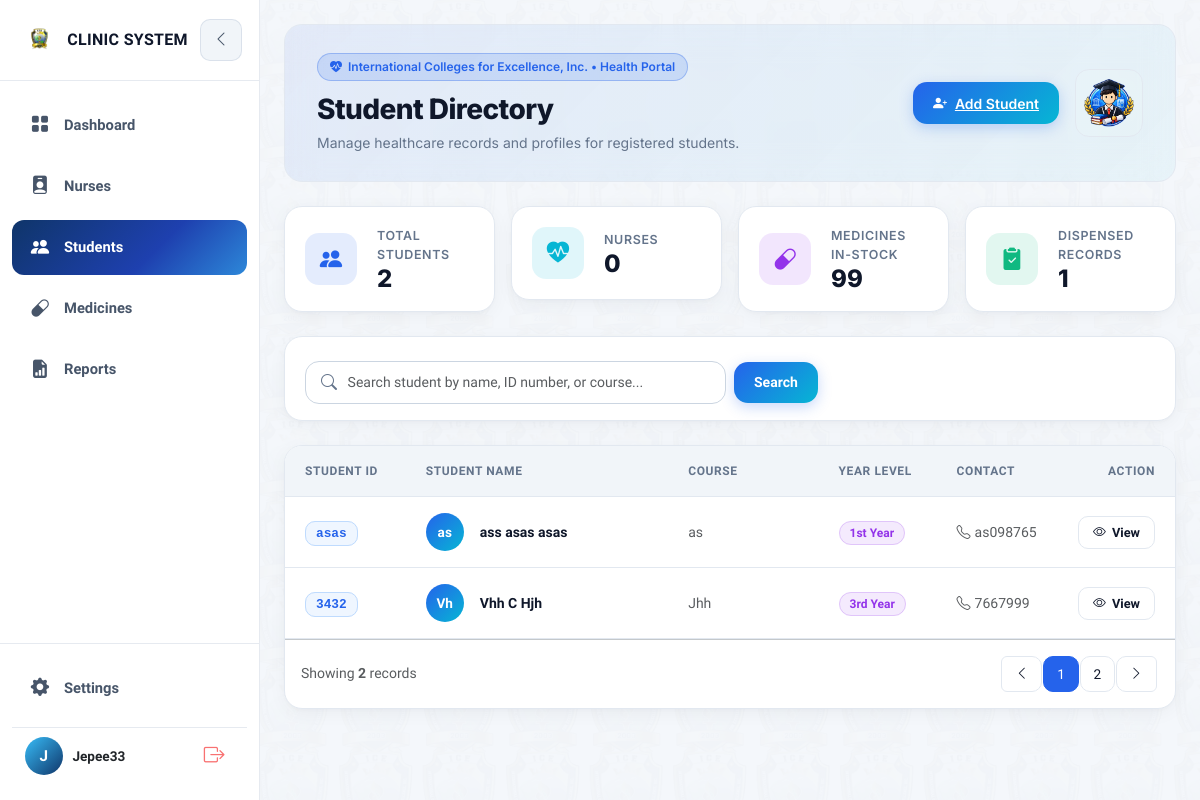
Page /students/ (signed in) on the earlier database version.
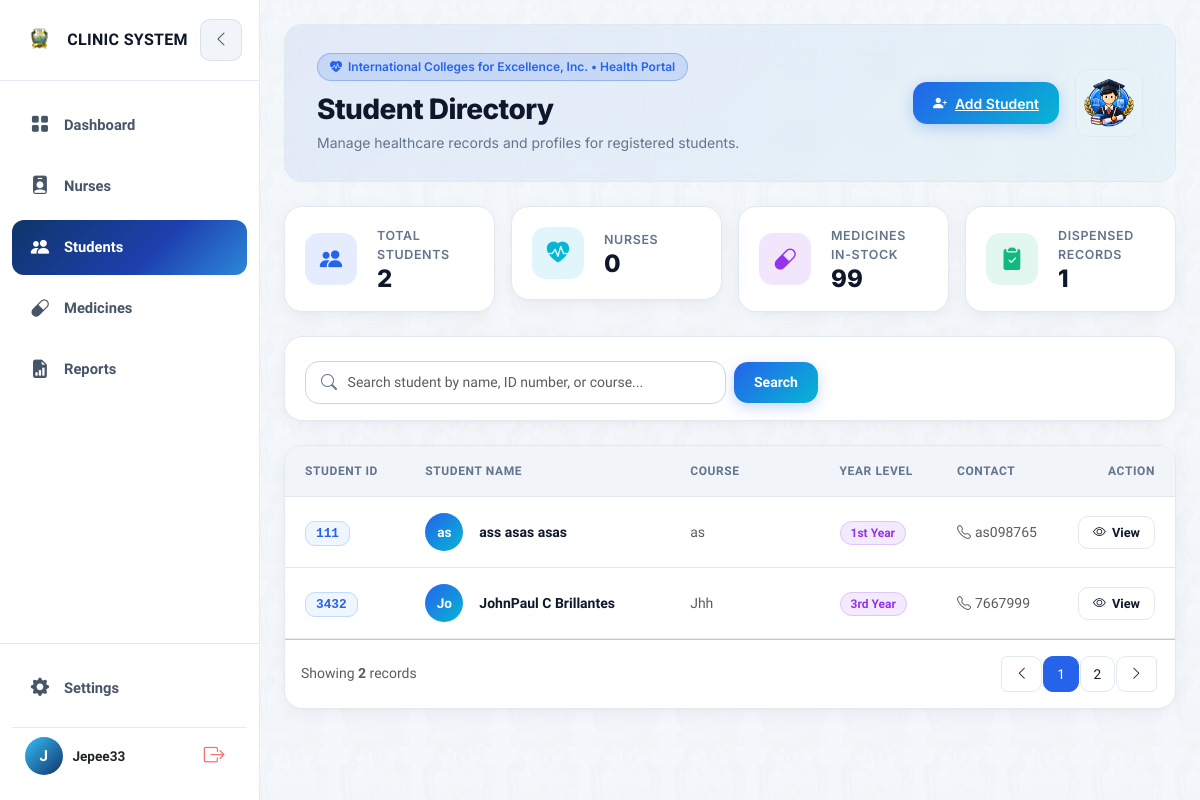
Same page on the later database version.
### clinic/models.py (models this page shows, shortened)
class Student(models.Model):
    GENDER_CHOICES = [
        ('M', 'Male'),
        ('F', 'Female'),
    ]
    user = models.OneToOneField(
        User, on_delete=models.CASCADE, null=True, blank=True, related_name='student_profile'
    )
    student_id = models.CharField(max_length=20, unique=True)
    first_name = models.CharField(max_length=100, blank=True, null=True)
    middle_name = models.CharField(max_length=100, blank=True, null=True)
    last_name = models.CharField(max_length=100, blank=True, null=True)
    full_name = models.CharField(max_length=150)
    age = models.PositiveIntegerField()
    gender = models.CharField(max_length=1, choices=GENDER_CHOICES)
    address = models.CharField(max_length=255)
    contact_number = models.CharField(max_length=20)
    course = models.CharField(max_length=100)
    year_level = models.CharField(max_length=20)
    section = models.CharField(max_length=20, blank=True)
    emergency_contact = models.CharField(max_length=100, help_text="Name and number")
    date_registered = models.DateTimeField(auto_now_add=True)

### clinic/views.py (the view)
# urls.py: path('students/', views.student_records, name='student_records'),
@login_required
@role_required("admin", "nurse")
def student_records(request):
    query = request.GET.get('q', '')
    if query:
        students = Student.objects.filter(full_name__icontains=query)
    else:
        students = Student.objects.all()
    total_students = Student.objects.count()
    total_nurses = Nurse.objects.count()
    total_medicine_stock = Medicine.objects.aggregate(total=Sum('quantity_in_stock'))['total'] or 0
    total_dispensed = MedicineRecord.objects.aggregate(total=Sum('quantity'))['total'] or 0
    context = {
        'students': students,
        'query': query,
        'total_students': total_students,
        'total_nurses': total_nurses,
        'total_medicine_stock': total_medicine_stock,
        'total_dispensed': total_dispensed,
    }
    return render(request, 'clinic/students/student_records.html', context)

### clinic/templates/clinic/students/student_records.html (shortened to what this page needs)
{% extends "clinic/base.html" %}
{% load static %}
{% block content %}
<link rel="stylesheet" href="https://cdnjs.cloudflare.com/ajax/libs/animate.css/4.1.1/animate.min.css" />
<div class="cms-container">
    <div class="dashboard-hero-card mb-4 d-flex justify-content-between align-items-center flex-wrap gap-3">
        <div>
            <div class="hero-badge">
                <i class="bi bi-heart-pulse-fill"></i> International Colleges for Excellence, Inc. • Health Portal
            </div>
            <h1 class="hero-title">Student Directory</h1>
            <p class="hero-subtitle">Manage healthcare records and profiles for registered students.</p>
        </div>
        <div class="d-flex align-items-center gap-3">
            <a href="{% url 'student_create' %}" class="btn-cms-primary">
                <i class="bi bi-person-plus-fill"></i> Add Student
            </a>
            <div class="logo-box d-none d-sm-flex">
                <img src="{% static 'clinic/img/student.png' %}" alt="Clinic Logo" class="img-fluid" style="max-height: 100%;">
            </div>
        </div>
    </div>
    <div class="row g-3 mb-4">
        <div class="col-12 col-sm-6 col-xl-3">
            <div class="cms-card stat-card">
                <div class="stat-icon-wrapper stat-icon-blue">
                    <i class="bi bi-people-fill"></i>
                </div>
                <div>
                    <div class="stat-label">Total Students</div>
                    <div class="stat-value">{{ total_students }}</div>
                </div>
            </div>
        </div>
        <div class="col-12 col-sm-6 col-xl-3">
            <div class="cms-card stat-card">
                <div class="stat-icon-wrapper stat-icon-cyan">
                    <i class="bi bi-heart-pulse-fill"></i>
                </div>
                <div>
                    <div class="stat-label">Nurses</div>
                    <div class="stat-value">{{ total_nurses }}</div>
                </div>
            </div>
        </div>
        <div class="col-12 col-sm-6 col-xl-3">
            <div class="cms-card stat-card">
                <div class="stat-icon-wrapper stat-icon-purple">
                    <i class="bi bi-capsule"></i>
                </div>
                <div>
                    <div class="stat-label">Medicines In-Stock</div>
                    <div class="stat-value">{{ total_medicine_stock }}</div>
                </div>
            </div>
        </div>
        <div class="col-12 col-sm-6 col-xl-3">
            <div class="cms-card stat-card">
                <div class="stat-icon-wrapper stat-icon-emerald">
                    <i class="bi bi-clipboard2-check-fill"></i>
                </div>
                <div>
                    <div class="stat-label">Dispensed Records</div>
                    <div class="stat-value">{{ total_dispensed }}</div>
                </div>
            </div>
        </div>
    </div>
</div>
    <div class="cms-card p-3 mb-4">
        <form method="get" class="row g-2 align-items-center m-0">
            <div class="col-12 col-md-8 col-lg-6">
                <div class="search-input-group">
                    <input type="text" name="q" class="form-control cms-search-input"
                        placeholder="Search student by name, ID number, or course..." value="{{ query|default:'' }}">
                </div>
            </div>
            <div class="col-auto">
                <button type="submit" class="btn btn-cms-primary">Search</button>
            </div>
        </form>
    </div>
    <div id="student-list-wrapper" class="">
        <div class="cms-card table-container d-none d-md-block">
            <div class="table-responsive">
                <table class="table cms-table align-middle">
                    <thead>
                        <tr>
                            <th style="width: 14%;">Student ID</th>
                            <th style="width: 32%;">Student Name</th>
                            <th style="width: 18%;">Course</th>
                            <th style="width: 14%;">Year Level</th>
                            <th style="width: 14%;">Contact</th>
                            <th style="width: 8%;" class="text-end">Action</th>
                        </tr>
                    </thead>
                    <tbody>
                        {% for student in students %}
                        <tr>
                            <td><span class="badge-id">{{ student.student_id }}</span></td>
                            <td>
                                <div class="d-flex align-items-center gap-3">
                                    {% if student.profile_picture %}
                                    <img src="{{ student.profile_picture.url }}" alt="{{ student.full_name }}" class="student-avatar">
                                    {% else %}
                                    <div class="student-avatar-placeholder">
                                        {{ student.full_name|slice:":2" }}
                                    </div>
                                    {% endif %}
                                    <div>
                                        <div class="fw-bold text-main">{{ student.full_name }}</div>
                                    </div>
                                </div>
                            </td>
                            <td class="fw-medium text-muted">{{ student.course }}</td>
                            <td><span class="badge-year">{{ student.year_level }}</span></td>
                            <td class="text-muted"><i class="bi bi-telephone me-1"></i>{{ student.contact_number }}</td>
                            <td class="text-end">
                                <a href="{% url 'student_views' student.pk %}" class="btn-action-view">
                                    <i class="bi bi-eye"></i> View
                                </a>
                            </td>
                        </tr>
                        {% endfor %}
                    </tbody>
                </table>
            </div>
            <div class="d-flex justify-content-between align-items-center p-3 border-top border-secondary-subtle">
                <span class="text-muted small">Showing <strong>{{ students|length }}</strong> records</span>
                <ul class="pagination cms-pagination m-0">
                    <li class="page-item disabled"><a class="page-link" href="#"><i class="bi bi-chevron-left"></i></a></li>
                    <li class="page-item active"><a class="page-link" href="#">1</a></li>
                    <li class="page-item"><a class="page-link" href="#">2</a></li>
                    <li class="page-item"><a class="page-link" href="#"><i class="bi bi-chevron-right"></i></a></li>
                </ul>
            </div>
        </div>
    </div>
</div>
{% endblock %}

### clinic/templates/clinic/base.html (shortened to what this page needs)
{% load static %}
<!DOCTYPE html>
<html lang="en">
<head>
</head>
    <link href="https://cdn.jsdelivr.net/npm/bootstrap@5.3.0/dist/css/bootstrap.min.css" rel="stylesheet">
    <link rel="stylesheet" href="https://cdn.jsdelivr.net/npm/bootstrap-icons@1.11.0/font/bootstrap-icons.css">
</head>
<body class="bg-body text-body">
    <div style="display: flex; min-height: 100vh; width: 100%; position: relative;">
        <aside id="appSidebar">
            <div>
                <div class="sidebar-header-glass">
                    <div class="brand-logo-container" id="logoToggleBtn"
                        style="display: flex; align-items: center; gap: 0.5rem; cursor: pointer;"
                        title="Toggle Sidebar">
                        <img src="{% static 'clinic/img/me.png' %}" alt="ICE Clinic Logo"
                            style="width: 40px; height: 40px; object-fit: contain;">
                        <span class="brand-text">Clinic System</span>
                    </div>
                    <button class="sidebar-toggle-btn desktop-toggle-btn d-none d-lg-flex" id="toggleSidebarDesktopBtn"
                        title="Toggle Sidebar">
                        <i class="bi bi-chevron-left"></i>
                    </button>
                </div>
                <nav style="padding: 1rem 0.75rem;">
                    <a href="{% url 'dashboard' %}"
                        class="nav-item-link {% if request.resolver_match.url_name == 'dashboard' %}active{% endif %}"
                        title="Dashboard">
                        <i class="bi bi-grid-fill"></i>
                        <span>Dashboard</span>
                    </a>
                    <a href="{% url 'nurse_list' %}"
                        class="nav-item-link {% if request.resolver_match.url_name == 'nurse_list' or request.resolver_match.url_name == 'nurse_detail' %}active{% endif %}"
                        title="Nurses">
                        <i class="bi bi-person-badge-fill"></i>
                        <span>Nurses</span>
                    </a>
                    <a href="{% url 'student_records' %}"
                        class="nav-item-link {% if request.resolver_match.url_name == 'student_records' %}active{% endif %}"
                        title="Students">
                        <i class="bi bi-people-fill"></i>
                        <span>Students</span>
                    </a>
                    <a href="{% url 'medicine_list' %}"
                        class="nav-item-link {% if request.resolver_match.url_name == 'medicine_list' %}active{% endif %}"
                        title="Medicines">
                        <i class="bi bi-capsule"></i>
                        <span>Medicines</span>
                    </a>
                    <a href="{% url 'reports' %}"
                        class="nav-item-link {% if request.resolver_match.url_name == 'reports' %}active{% endif %}"
                        title="Reports">
                        <i class="bi bi-file-earmark-bar-graph-fill"></i>
                        <span>Reports</span>
                    </a>
                </nav>
            </div>
            <div class="sidebar-footer-glass">
                <a href="{% url 'settings' %}"
                    class="nav-item-link {% if request.resolver_match.url_name == 'settings' %}active{% endif %}"
                    style="margin-bottom: 0.75rem;" title="Settings">
                    <i class="bi bi-gear-fill"></i>
                    <span>Settings</span>
                </a>
                {% if user.is_authenticated %}
                <div class="user-profile-card"
                    style="display: flex; align-items: center; justify-content: space-between; padding: 0.5rem 0.8rem;">
                    <div style="display: flex; align-items: center; gap: 0.6rem; overflow: hidden;">
                        <div class="user-avatar-glow"
                            title="{% if user.first_name %}{{ user.first_name }} {{ user.last_name }}{% else %}{{ user.username|title }}{% endif %}">
                            {% if user.first_name %}
                            {{ user.first_name|slice:":1"|upper }}{% if user.last_name %}{{
                            user.last_name|slice:":1"|upper }}{% endif %}
                            {% else %}
                            {{ user.username|slice:":1"|upper }}
                            {% endif %}
                        </div>
                        <div class="user-info-text" style="overflow: hidden; font-size: 0.85rem; font-weight: 600;">
                            {% if user.first_name %}
                            {{ user.first_name }} {{ user.last_name }}
                            {% else %}
                            {{ user.username|title }}
                            {% endif %}
                        </div>
                    </div>
                    <form action="{% url 'logout' %}" method="post" style="margin: 0;">
                        <button type="submit" class="btn-logout" title="Logout">
                            <i class="bi bi-box-arrow-right" style="font-size: 1.3rem;"></i>
                        </button>
                    </form>
                </div>
                {% endif %}
            </div>
        </aside>
        <div class="main-container">
            <main class="content-main"
                style="background-image: url(&quot;{% static 'clinic/img/studentbackground.png' %}&quot;); background-repeat: repeat; background-size: cover; background-attachment: fixed;">
                <div class="content-inner">
                    {% block content %}{% endblock %}
                </div>
        </div>
</body>
</html>

Differences in the rows shown:
changed Student "ass asas asas": student_id "asas" → "111"
changed Student "Jhh": full_name "Vh" → "Jo"; full_name "Vhh C Hjh" → "JohnPaul C Brillantes"
